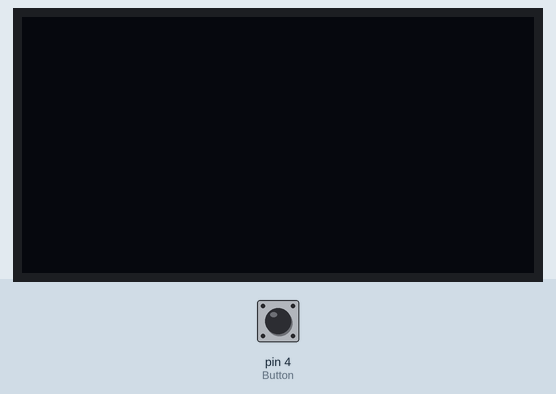
Simulated run of this sketch. Board: Arduino Uno, built with avr-gcc and run on an emulated ATmega328P. Shown: 128×64 one-colour display. The test bench sets the inputs (shaded band); at power-on: pin 4 (Button) LOW.

Above: at 1.2 s.
1.3 s: pin 4 (Button) pulled HIGH for 0.15 s
At 1.9 s:
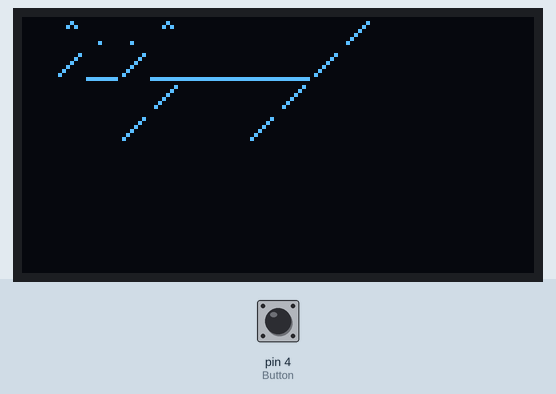
4.3 s: pin 4 (Button) pulled HIGH for 3.2 s
At 5.6 s:
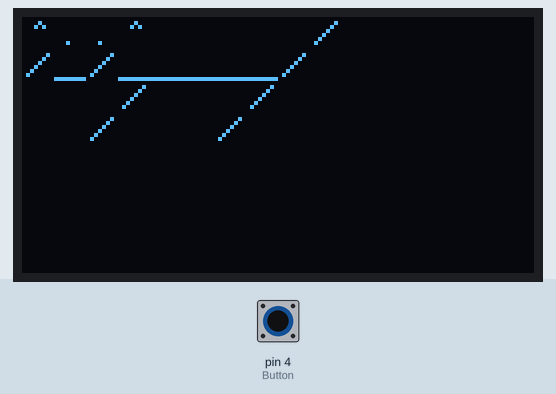
9.0 s: pin 4 (Button) pulled HIGH for 1 s
At 9.18 s:
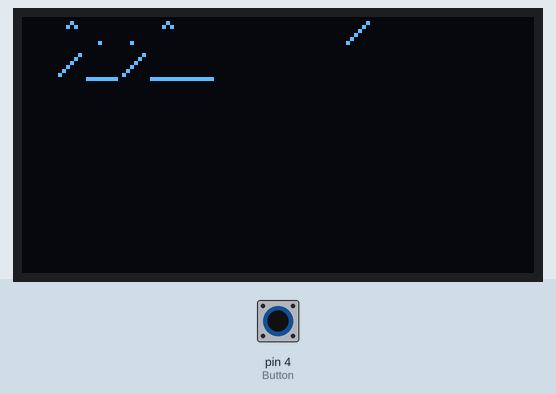
Timing chart, 0 to 12.0 s (numbered marks = the images above; inputs shaded):
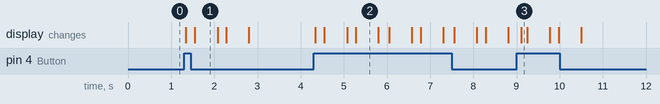

Measured:
- after the input at 1.3 s, the display: first changes at once (image 1 shows a later state)
- after the input at 4.3 s, the display: first changes at once (image 2 shows a later state)
- after the input at 9.0 s, the display: changes after 0.11 s (image 3)
- what the display in image 1 shows lasts 0.6 s, from 1.5 s to 2.1 s

The sketch:

Stop_Motion.ino
```cpp
#include <Arduino_SensorKit.h>

// Test: Hier kannst du die Spielzeit der einzelnen Bilder verändern
const int Spielzeit = 500;

const int Button = 4;
int Buttonstatus = 0;

void setup() {
  Oled.begin();
  Oled.setFlipMode(false);
  Oled.setFont(u8x8_font_chroma48medium8_r);
  pinMode(Button, INPUT);
}
//
void loop() {
Buttonstatus = digitalRead(Button);
// TODO: Rufe die Stop-Motion Bilder auf
// Hier werden die unten definierten Funktionen aufgerufen
// Wenn du den Button drückst geht die Stop-Motion los
  if (Buttonstatus == HIGH)
  {
  Hund_2();
  Hund_1();
  Oled.clear();
  }
}


// TODO: Mache die einzelnen Stop-Motion Bilder
// Hier definierst du die einelnen Bilder der Stop-Motion
// Übernimm die vorgegebene Struktur!
void Hund_1() {
  Oled.clear();
  Oled.setCursor(0, 0);
  Oled.println("^..^     /");
  Oled.println("/_/_____/ ");
  Oled.println("   /   /  ");
  Oled.println("  /   /   ");
  Oled.refreshDisplay();
  delay(Spielzeit);
}

void Hund_2() {
  Oled.clear();
  Oled.setCursor(0, 0);
  Oled.println(" ^..^     /");
  Oled.println(" /_/_____/ ");
  Oled.println("    /   /  ");
  Oled.println("   /   /   ");
  Oled.refreshDisplay();
  delay(Spielzeit);
}


/* Beispiele

Oled.println("^..^      /");
Oled.println("/_/_____/");
Oled.println("   /   /");
Oled.println("  /   / ");

Oled.println("   / \\__");
Oled.println("  (    @\\____");
Oled.println("  /         O");
Oled.println(" /   (_____/");
Oled.println("/_____/   U");

Oled.println(" (\\_/)");
Oled.println(" (o.o)");
Oled.println(" (> <)");
*/


/*
Vorlage if - else if  - else:

if (Bedingung) {
    Hund_1();
  } else if (Bedingung2) {
    Hund_2();
  } else if (Bedingung3) {
    ...
  }
  // Wenn keine Regel greift
  else {
    ...
  }

*/
```
